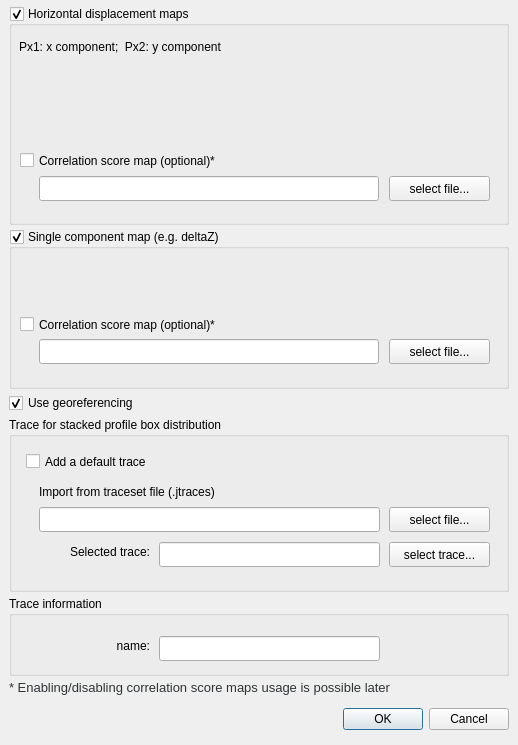
<?xml version="1.0" encoding="UTF-8"?>
<ui version="4.0">
 <class>Dialog_project_inputFiles</class>
 <widget class="QDialog" name="Dialog_project_inputFiles">
  <property name="windowModality">
   <enum>Qt::ApplicationModal</enum>
  </property>
  <property name="geometry">
   <rect>
    <x>0</x>
    <y>0</y>
    <width>518</width>
    <height>753</height>
   </rect>
  </property>
  <property name="windowTitle">
   <string>Select input files</string>
  </property>
  <property name="modal">
   <bool>true</bool>
  </property>
  <layout class="QVBoxLayout" name="verticalLayout">
   <property name="spacing">
    <number>4</number>
   </property>
   <property name="sizeConstraint">
    <enum>QLayout::SetMinAndMaxSize</enum>
   </property>
   <property name="leftMargin">
    <number>9</number>
   </property>
   <property name="topMargin">
    <number>6</number>
   </property>
   <property name="rightMargin">
    <number>9</number>
   </property>
   <property name="bottomMargin">
    <number>6</number>
   </property>
   <item>
    <widget class="QGroupBox" name="groupBox_PX1PX2">
     <property name="sizePolicy">
      <sizepolicy hsizetype="Fixed" vsizetype="Fixed">
       <horstretch>0</horstretch>
       <verstretch>0</verstretch>
      </sizepolicy>
     </property>
     <property name="minimumSize">
      <size>
       <width>500</width>
       <height>219</height>
      </size>
     </property>
     <property name="title">
      <string>Horizontal displacement maps</string>
     </property>
     <property name="checkable">
      <bool>true</bool>
     </property>
     <widget class="WidgetInputFilesImages" name="widget_PX1PX2_inputImageFiles" native="true">
      <property name="geometry">
       <rect>
        <x>10</x>
        <y>53</y>
        <width>480</width>
        <height>80</height>
       </rect>
      </property>
     </widget>
     <widget class="QLineEdit" name="lineEdit_PX1PX2_correlScoreMap">
      <property name="geometry">
       <rect>
        <x>30</x>
        <y>170</y>
        <width>340</width>
        <height>25</height>
       </rect>
      </property>
     </widget>
     <widget class="QPushButton" name="pushButton_PX1PX2_correlScoreMap">
      <property name="enabled">
       <bool>true</bool>
      </property>
      <property name="geometry">
       <rect>
        <x>380</x>
        <y>170</y>
        <width>101</width>
        <height>25</height>
       </rect>
      </property>
      <property name="text">
       <string>select file...</string>
      </property>
     </widget>
     <widget class="QCheckBox" name="checkBox_PX1PX2_correlScoreMap">
      <property name="geometry">
       <rect>
        <x>11</x>
        <y>143</y>
        <width>471</width>
        <height>23</height>
       </rect>
      </property>
      <property name="text">
       <string>Correlation score map (optional)*</string>
      </property>
     </widget>
     <widget class="QLabel" name="label">
      <property name="geometry">
       <rect>
        <x>10</x>
        <y>32</y>
        <width>481</width>
        <height>17</height>
       </rect>
      </property>
      <property name="text">
       <string>Px1: x component;  Px2: y component</string>
      </property>
     </widget>
    </widget>
   </item>
   <item>
    <widget class="QGroupBox" name="groupBox_DeltaZorOther">
     <property name="sizePolicy">
      <sizepolicy hsizetype="Fixed" vsizetype="Fixed">
       <horstretch>0</horstretch>
       <verstretch>0</verstretch>
      </sizepolicy>
     </property>
     <property name="minimumSize">
      <size>
       <width>500</width>
       <height>160</height>
      </size>
     </property>
     <property name="title">
      <string>Single component map (e.g. deltaZ)</string>
     </property>
     <property name="checkable">
      <bool>true</bool>
     </property>
     <widget class="WidgetInputFilesImages" name="widget_deltaZorOther_inputImageFiles" native="true">
      <property name="geometry">
       <rect>
        <x>10</x>
        <y>30</y>
        <width>480</width>
        <height>41</height>
       </rect>
      </property>
     </widget>
     <widget class="QLineEdit" name="lineEdit_deltaZorOther_correlScoreMap">
      <property name="geometry">
       <rect>
        <x>30</x>
        <y>110</y>
        <width>340</width>
        <height>25</height>
       </rect>
      </property>
     </widget>
     <widget class="QPushButton" name="pushButton_deltaZorOther_correlsScoreaMap_selectFile">
      <property name="enabled">
       <bool>true</bool>
      </property>
      <property name="geometry">
       <rect>
        <x>380</x>
        <y>110</y>
        <width>101</width>
        <height>25</height>
       </rect>
      </property>
      <property name="text">
       <string>select file...</string>
      </property>
     </widget>
     <widget class="QCheckBox" name="checkBox_deltaZorOther_correlScoreMap">
      <property name="geometry">
       <rect>
        <x>11</x>
        <y>84</y>
        <width>471</width>
        <height>23</height>
       </rect>
      </property>
      <property name="text">
       <string>Correlation score map (optional)*</string>
      </property>
     </widget>
    </widget>
   </item>
   <item>
    <widget class="QCheckBox" name="checkBox_useGeoreferencing">
     <property name="text">
      <string>Use georeferencing</string>
     </property>
     <property name="checked">
      <bool>true</bool>
     </property>
    </widget>
   </item>
   <item>
    <widget class="QGroupBox" name="groupBox_routeSelection">
     <property name="sizePolicy">
      <sizepolicy hsizetype="Fixed" vsizetype="Fixed">
       <horstretch>0</horstretch>
       <verstretch>0</verstretch>
      </sizepolicy>
     </property>
     <property name="minimumSize">
      <size>
       <width>500</width>
       <height>175</height>
      </size>
     </property>
     <property name="title">
      <string>Trace for stacked profile box distribution</string>
     </property>
     <widget class="QLabel" name="label_selectedRoute">
      <property name="geometry">
       <rect>
        <x>20</x>
        <y>125</y>
        <width>121</width>
        <height>20</height>
       </rect>
      </property>
      <property name="text">
       <string>Selected trace:</string>
      </property>
      <property name="alignment">
       <set>Qt::AlignRight|Qt::AlignTrailing|Qt::AlignVCenter</set>
      </property>
     </widget>
     <widget class="QLineEdit" name="lineEdit_selectedRouteName">
      <property name="geometry">
       <rect>
        <x>150</x>
        <y>125</y>
        <width>221</width>
        <height>25</height>
       </rect>
      </property>
      <property name="readOnly">
       <bool>true</bool>
      </property>
     </widget>
     <widget class="QCheckBox" name="checkBox_createTraceLater">
      <property name="enabled">
       <bool>true</bool>
      </property>
      <property name="geometry">
       <rect>
        <x>17</x>
        <y>33</y>
        <width>461</width>
        <height>23</height>
       </rect>
      </property>
      <property name="text">
       <string>Add a default trace</string>
      </property>
     </widget>
     <widget class="QLabel" name="label_importFromRoutesetFile">
      <property name="geometry">
       <rect>
        <x>30</x>
        <y>65</y>
        <width>341</width>
        <height>20</height>
       </rect>
      </property>
      <property name="text">
       <string>Import from traceset file (.jtraces)</string>
      </property>
      <property name="alignment">
       <set>Qt::AlignLeading|Qt::AlignLeft|Qt::AlignVCenter</set>
      </property>
     </widget>
     <widget class="QLineEdit" name="lineEdit_routesetFile">
      <property name="geometry">
       <rect>
        <x>30</x>
        <y>90</y>
        <width>341</width>
        <height>25</height>
       </rect>
      </property>
     </widget>
     <widget class="QPushButton" name="pushButton_routesetFile">
      <property name="geometry">
       <rect>
        <x>380</x>
        <y>90</y>
        <width>101</width>
        <height>25</height>
       </rect>
      </property>
      <property name="text">
       <string>select file...</string>
      </property>
     </widget>
     <widget class="QPushButton" name="pushButton_selectRoute">
      <property name="geometry">
       <rect>
        <x>380</x>
        <y>125</y>
        <width>101</width>
        <height>25</height>
       </rect>
      </property>
      <property name="text">
       <string>select trace...</string>
      </property>
     </widget>
    </widget>
   </item>
   <item>
    <widget class="QGroupBox" name="groupBox_routeInProject">
     <property name="sizePolicy">
      <sizepolicy hsizetype="Fixed" vsizetype="Fixed">
       <horstretch>0</horstretch>
       <verstretch>0</verstretch>
      </sizepolicy>
     </property>
     <property name="minimumSize">
      <size>
       <width>500</width>
       <height>80</height>
      </size>
     </property>
     <property name="title">
      <string>Trace information</string>
     </property>
     <property name="flat">
      <bool>false</bool>
     </property>
     <widget class="QLabel" name="label_routeName">
      <property name="geometry">
       <rect>
        <x>20</x>
        <y>40</y>
        <width>121</width>
        <height>20</height>
       </rect>
      </property>
      <property name="text">
       <string>name:</string>
      </property>
      <property name="alignment">
       <set>Qt::AlignRight|Qt::AlignTrailing|Qt::AlignVCenter</set>
      </property>
     </widget>
     <widget class="QLineEdit" name="lineEdit_routeName">
      <property name="geometry">
       <rect>
        <x>150</x>
        <y>40</y>
        <width>221</width>
        <height>25</height>
       </rect>
      </property>
      <property name="focusPolicy">
       <enum>Qt::NoFocus</enum>
      </property>
      <property name="readOnly">
       <bool>true</bool>
      </property>
     </widget>
    </widget>
   </item>
   <item>
    <widget class="QLabel" name="label_textNoteAbout_useOfCorrrelScoreMap">
     <property name="sizePolicy">
      <sizepolicy hsizetype="Preferred" vsizetype="Fixed">
       <horstretch>0</horstretch>
       <verstretch>0</verstretch>
      </sizepolicy>
     </property>
     <property name="font">
      <font>
       <pointsize>10</pointsize>
      </font>
     </property>
     <property name="styleSheet">
      <string notr="true">color: rgb(46, 52, 54);</string>
     </property>
     <property name="text">
      <string>* Enabling/disabling correlation score maps usage is possible later</string>
     </property>
     <property name="textInteractionFlags">
      <set>Qt::NoTextInteraction</set>
     </property>
    </widget>
   </item>
   <item>
    <widget class="QDialogButtonBox" name="buttonBox">
     <property name="minimumSize">
      <size>
       <width>0</width>
       <height>40</height>
      </size>
     </property>
     <property name="orientation">
      <enum>Qt::Horizontal</enum>
     </property>
     <property name="standardButtons">
      <set>QDialogButtonBox::Cancel|QDialogButtonBox::Ok</set>
     </property>
    </widget>
   </item>
  </layout>
 </widget>
 <customwidgets>
  <customwidget>
   <class>WidgetInputFilesImages</class>
   <extends>QWidget</extends>
   <header>widgetInputFilesImages.h</header>
   <container>1</container>
  </customwidget>
 </customwidgets>
 <tabstops>
  <tabstop>groupBox_PX1PX2</tabstop>
  <tabstop>checkBox_PX1PX2_correlScoreMap</tabstop>
  <tabstop>lineEdit_PX1PX2_correlScoreMap</tabstop>
  <tabstop>pushButton_PX1PX2_correlScoreMap</tabstop>
  <tabstop>groupBox_DeltaZorOther</tabstop>
  <tabstop>checkBox_deltaZorOther_correlScoreMap</tabstop>
  <tabstop>lineEdit_deltaZorOther_correlScoreMap</tabstop>
  <tabstop>pushButton_deltaZorOther_correlsScoreaMap_selectFile</tabstop>
  <tabstop>checkBox_useGeoreferencing</tabstop>
  <tabstop>checkBox_createTraceLater</tabstop>
  <tabstop>lineEdit_routesetFile</tabstop>
  <tabstop>pushButton_routesetFile</tabstop>
  <tabstop>lineEdit_selectedRouteName</tabstop>
  <tabstop>pushButton_selectRoute</tabstop>
 </tabstops>
 <resources/>
 <connections>
  <connection>
   <sender>buttonBox</sender>
   <signal>accepted()</signal>
   <receiver>Dialog_project_inputFiles</receiver>
   <slot>accept()</slot>
   <hints>
    <hint type="sourcelabel">
     <x>248</x>
     <y>254</y>
    </hint>
    <hint type="destinationlabel">
     <x>157</x>
     <y>274</y>
    </hint>
   </hints>
  </connection>
  <connection>
   <sender>buttonBox</sender>
   <signal>rejected()</signal>
   <receiver>Dialog_project_inputFiles</receiver>
   <slot>reject()</slot>
   <hints>
    <hint type="sourcelabel">
     <x>316</x>
     <y>260</y>
    </hint>
    <hint type="destinationlabel">
     <x>286</x>
     <y>274</y>
    </hint>
   </hints>
  </connection>
 </connections>
</ui>
